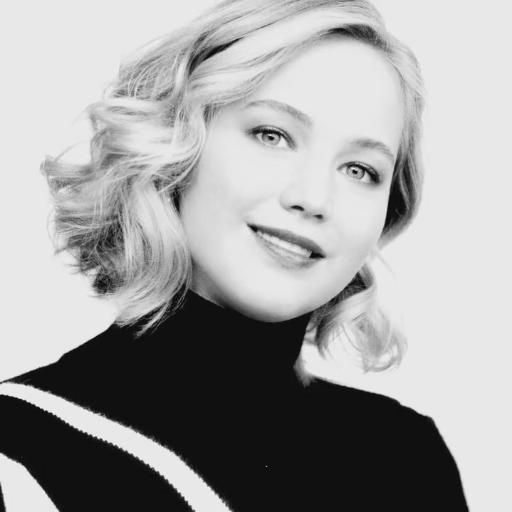
#> input picture digital-image-processing/jen512.jpg, 512 x 512 px
$ python jpeg_comp.py
#> lines starting #> are read from the running program, lines starting #| are printed output that depends on the picture
#!/usr/bin/env python

import numpy as np
import matplotlib.pyplot as plt
import matplotlib.image as mpimg
import matplotlib.cm as cm
from scipy.fftpack import dct as dct
from scipy.fftpack import idct as idct
from scipy.fftpack import dst as dst
from scipy.fftpack import idst as idst
from scipy.fftpack import fft as fft
from scipy.fftpack import ifft as ifft
from PIL import Image

filename = 'jen512.jpg'
int_sample = mpimg.imread(filename)
#> int_sample is the input picture: shape (512, 512); min 0, max 253, mean 161.8
sample = int_sample.astype(np.float32)
plt.subplot(1, 3, 1)
plt.imshow(sample, interpolation='none', cmap=plt.get_cmap('gray'))
# plt.imshow(sample, interpolation='none', cmap = cm.gray)


# Fast Fourier Transform
# [10 lines left out: function getFFT, not called in this run]

# Direct Cosine Transform
def getDCT(matrix):
    for x in range (64):
        i1 = 8*x
        i2 = 8*(x+1)
        for y in range (64):
            j1 = 8*y
            j2 = 8*(y+1)
            block = matrix[i1:i2,j1:j2]
            matrix[i1:i2,j1:j2] = dct(block)
            # matrix[i1:i2,j1:j2] = dct(dct(block, axis=0, norm="ortho"), axis=1, norm="ortho")
    # print np.max(matrix)
    return matrix

# Direct Sine Transform
# [12 lines left out: function getDST, not called in this run]

# Quantization
def setQuantization(n,map,max):
    # print max
    return n*(np.floor(map/n))

# Fast Fourier Transform
# [10 lines left out: function getIFFT, not called in this run]

# Inverse Direct Cosine Transform
def getIDCT(matrix):
    for x in range (64):
        i1 = 8*x
        i2 = 8*(x+1)
        for y in range (64):
            j1 = 8*y
            j2 = 8*(y+1)
            block = matrix[i1:i2,j1:j2]
            matrix[i1:i2,j1:j2] = idct(block)
            # matrix[i1:i2,j1:j2] = dct(dct(block, axis=0, norm="ortho"), axis=1, norm="ortho")
    # print np.max(matrix)
    return matrix

# Inverse Direct Sine Transform
# [12 lines left out: function getIDST, not called in this run]

# matrix_boat = getFFT(matrix_boat)
max = np.max(sample)
#> max = 253
matrix = getDCT(1.*sample)
#> after the loop in getDCT, `for x in range (64):`:
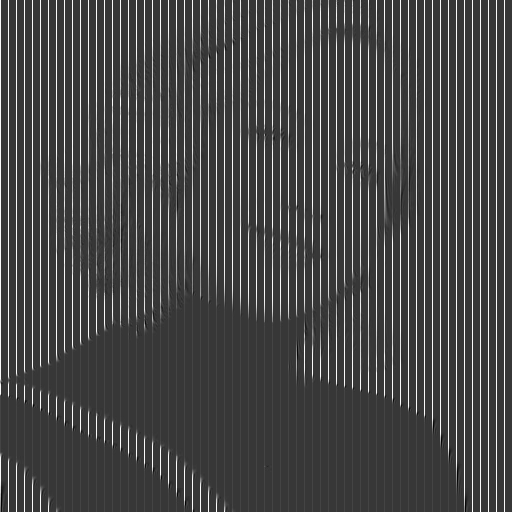
#> matrix: shape (512, 512) float32; min -1052, max 3788, mean 323.4; drawn with min black and max white
# matrix = getDST(1.*sample)
# matrix = getFFT(1.*sample)
matrix = setQuantization(32,matrix,max)
matrix2 = getIDCT(1.*matrix)
# matrix2 = getIDST(1.*matrix)
# matrix2 = getIFFT(1.*matrix)


# Show IMAGE
plt.subplot(1, 3, 1)
plt.imshow(matrix, interpolation='none', cmap=plt.get_cmap('gray'))
plt.subplot(1, 3, 2)
plt.imshow(matrix2, interpolation='none', cmap=plt.get_cmap('gray'))
# plt.imshow(matrix, interpolation='none', cmap = cm.gray)
plt.show()
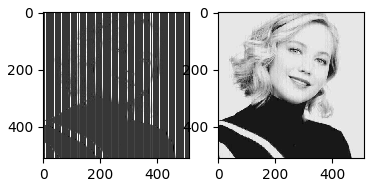
#> figure drawn by matplotlib, 2 panels
